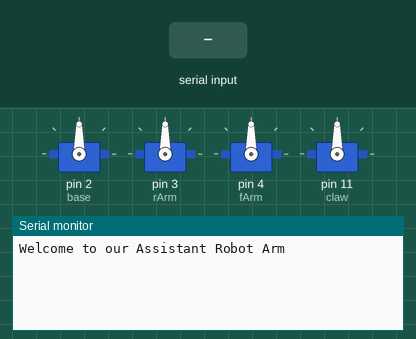
The sketch below on a simulated Arduino Uno, built with avr-gcc and run on an emulated ATmega328P. On the bench: 4 × servo, the last lines printed to the serial monitor. The inputs (shaded band) are chosen by the test bench.

Above: at 2.0 s.
2.1 s: "90,45\n" received over Serial
At 2.8 s:
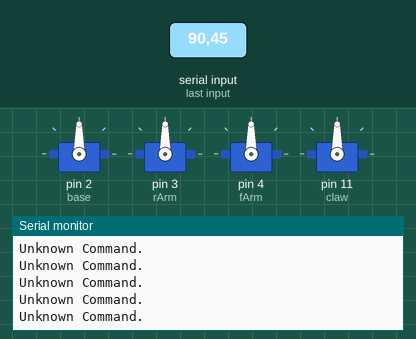
3.6 s: "b90\n" received over Serial
At 4.8 s:
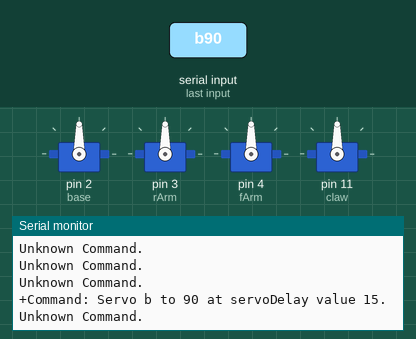
5.1 s: "c90\n" received over Serial
At 6.1 s:
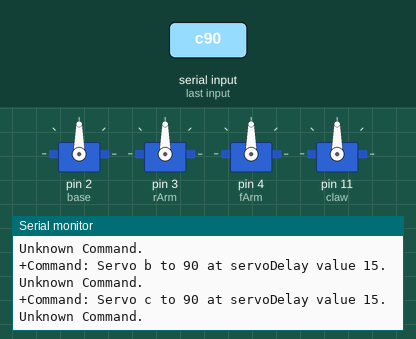

The sketch:

test2.ino
```cpp
    #include <Servo.h>                // Use servo library
    Servo base, fArm, rArm, claw ;    // Create 4 servo objects

    // Store motor limits (const specifies the values as constants that cannot be changed during program execution)
    const int baseMin = 0;
    const int baseMax = 180;
    const int rArmMin = 45;
    const int rArmMax = 180;
    const int fArmMin = 35;
    const int fArmMax = 120;
    const int clawMin = 15;
    const int clawMax = 100;

    int DSD = 15; // Default Servo Delay (default motor movement delay)
                  // This variable controls the motor speed. Increasing it decreases the motor speed and thus controls the arm movement speed.

    void setup(){
      base.attach(2);     // Attach base servo to pin 2 with servo label 'b'
      delay(200);          // Stability wait
      rArm.attach(3);     // Attach rArm servo to pin 3 with servo label 'r'
      delay(200);          // Stability wait
      fArm.attach(4);      // Attach fArm servo to pin 4 with servo label 'f'
      delay(200);          // Stability wait
      claw.attach(11);      // Attach claw servo to pin 11 with servo label 'c'
      delay(200);          // Stability wait

      base.write(90);
      delay(10);
      fArm.write(90);
      delay(10);
      rArm.write(90);
      delay(10);
      claw.write(90);
      delay(10);

      Serial.begin(9600);
      Serial.println("Welcome to our Assistant Robot Arm");
    }


    void loop(){
      if (Serial.available()>0) {
        char serialCmd = Serial.read();
        armDataCmd(serialCmd);
      }
    }

    void armDataCmd(char serialCmd){ // Perform corresponding actions based on serial commands received by Arduino
                                    // Example commands: b45 (turn base to 45-degree angle)
                                    //                  o (output servo status information)
      if (serialCmd == 'b' || serialCmd == 'c' || serialCmd == 'f' || serialCmd == 'r'){
        int servoData = Serial.parseInt();
        servoCmd(serialCmd, servoData, DSD);  // Function to run servos of the robotic arm (parameters: servo name, target angle, delay/speed)
      } else {
        switch(serialCmd){
          case 'o':  // Output servo status information
            reportStatus();
            break;
          default:  // Feedback for unknown commands
            Serial.println("Unknown Command.");
        }
      }
    }

    void servoCmd(char servoName, int toPos, int servoDelay){
      Servo servo2go;  // Create servo object

      // Serial monitor outputs received command information
      Serial.println("");
      Serial.print("+Command: Servo ");
      Serial.print(servoName);
      Serial.print(" to ");
      Serial.print(toPos);
      Serial.print(" at servoDelay value ");
      Serial.print(servoDelay);
      Serial.println(".");
      Serial.println("");

      int fromPos; // Variable to store initial servo position

      switch(servoName){
        case 'b':
          if(toPos >= baseMin && toPos <= baseMax){
            servo2go = base;
            fromPos = base.read();  // Get current servo angle for initial position
            break;
          } else {
            Serial.println("+Warning: Base Servo Value Out Of Limit!");
            return;
          }

        case 'c':
          if(toPos >= clawMin && toPos <= clawMax){
            servo2go = claw;
            fromPos = claw.read();  // Get current servo angle for initial position
            break;
          } else {
            Serial.println("+Warning: Claw Servo Value Out Of Limit!");
            return;
          }

        case 'f':
          if(toPos >= fArmMin && toPos <= fArmMax){
            servo2go = fArm;
            fromPos = fArm.read();  // Get current servo angle for initial position
            break;
          } else {
            Serial.println("+Warning: fArm Servo Value Out Of Limit!");
            return;
          }

        case 'r':
          if(toPos >= rArmMin && toPos <= rArmMax){
            servo2go = rArm;
            fromPos = rArm.read();  // Get current servo angle for initial position
            break;
          } else {
            Serial.println("+Warning: rArm Servo Value Out Of Limit!");
            return;
          }
      }

      // Command servo to move
      if (fromPos <= toPos){  // If initial position is less than target position
        for (int i=fromPos; i<=toPos; i++){
          servo2go.write(i);
          delay (servoDelay);
        }
      }  else { // If initial position is greater than target position
        for (int i=fromPos; i>=toPos; i--){
          servo2go.write(i);
          delay (servoDelay);
        }
      }
    }

    void reportStatus(){  // Servo status information
      Serial.println("");
      Serial.println("");
      Serial.println("+ Robot-Arm Status Report +");
      Serial.print("Claw Position: "); Serial.println(claw.read());
      Serial.print("Base Position: "); Serial.println(base.read());
      Serial.print("Rear  Arm Position:"); Serial.println(rArm.read());
      Serial.print("Front Arm Position:"); Serial.println(fArm.read());
      Serial.println("++++++++++++++++++++++++++");
      Serial.println("");
    }
```

Measured:
- after the input at 2.1 s, the serial monitor: prints a new line at once (image 1)
- after the input at 3.6 s, the serial monitor: prints a new line at once (image 2)
- after the input at 5.1 s, the serial monitor: prints a new line at once (image 3)
